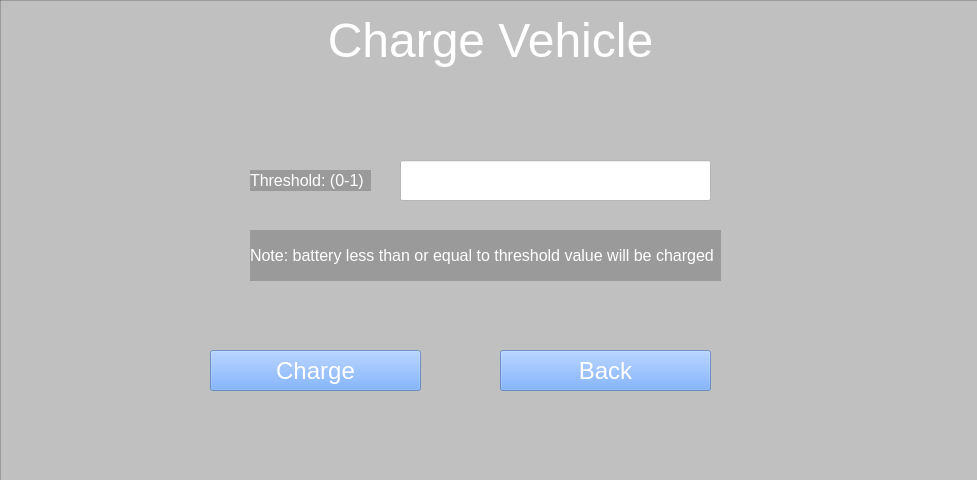
<?xml version="1.0" encoding="UTF-8"?>
<ui version="4.0">
 <class>MainWindowOperatorCharge</class>
 <widget class="QMainWindow" name="MainWindowOperatorCharge">
  <property name="geometry">
   <rect>
    <x>0</x>
    <y>0</y>
    <width>977</width>
    <height>480</height>
   </rect>
  </property>
  <property name="windowTitle">
   <string>E-Vehicle Share System</string>
  </property>
  <property name="windowIcon">
   <iconset>
    <normaloff>:/icon/Users/Calvin Pfob/Documents/guiDevelopment/icon.png</normaloff>:/icon/Users/Calvin Pfob/Documents/guiDevelopment/icon.png</iconset>
  </property>
  <property name="iconSize">
   <size>
    <width>25</width>
    <height>25</height>
   </size>
  </property>
  <widget class="QWidget" name="operatorChargePage">
   <widget class="QLabel" name="title">
    <property name="geometry">
     <rect>
      <x>0</x>
      <y>10</y>
      <width>981</width>
      <height>61</height>
     </rect>
    </property>
    <property name="font">
     <font>
      <family>Arial</family>
      <pointsize>48</pointsize>
     </font>
    </property>
    <property name="text">
     <string>&lt;html&gt;&lt;head/&gt;&lt;body&gt;&lt;p&gt;&lt;span style=&quot; font-size:36pt; color:#ffffff;&quot;&gt;Charge Vehicle&lt;/span&gt;&lt;/p&gt;&lt;/body&gt;&lt;/html&gt;</string>
    </property>
    <property name="alignment">
     <set>Qt::AlignCenter</set>
    </property>
   </widget>
   <widget class="QLabel" name="backgroundPicture">
    <property name="geometry">
     <rect>
      <x>0</x>
      <y>0</y>
      <width>981</width>
      <height>481</height>
     </rect>
    </property>
    <property name="styleSheet">
     <string notr="true">background-image: url(:/login/tier-mobility-2021-05-min.png);</string>
    </property>
    <property name="text">
     <string/>
    </property>
    <property name="pixmap">
     <pixmap resource="bg.qrc">:/login/tier-mobility-2021-05-min.png</pixmap>
    </property>
    <property name="scaledContents">
     <bool>true</bool>
    </property>
   </widget>
   <widget class="QFrame" name="backgroundFrame">
    <property name="geometry">
     <rect>
      <x>0</x>
      <y>0</y>
      <width>981</width>
      <height>481</height>
     </rect>
    </property>
    <property name="styleSheet">
     <string notr="true">background:rgba(0, 0, 0, 50)</string>
    </property>
    <property name="frameShape">
     <enum>QFrame::StyledPanel</enum>
    </property>
    <property name="frameShadow">
     <enum>QFrame::Raised</enum>
    </property>
    <widget class="QPushButton" name="chargeConfirmButton">
     <property name="geometry">
      <rect>
       <x>210</x>
       <y>350</y>
       <width>211</width>
       <height>41</height>
      </rect>
     </property>
     <property name="font">
      <font>
       <pointsize>18</pointsize>
      </font>
     </property>
     <property name="styleSheet">
      <string notr="true">background-color: rgba(85, 153, 255, 150); color: white</string>
     </property>
     <property name="text">
      <string>Charge</string>
     </property>
    </widget>
    <widget class="QLineEdit" name="thresholdEntry">
     <property name="geometry">
      <rect>
       <x>400</x>
       <y>160</y>
       <width>311</width>
       <height>41</height>
      </rect>
     </property>
     <property name="font">
      <font>
       <family>Arial</family>
       <pointsize>12</pointsize>
      </font>
     </property>
     <property name="styleSheet">
      <string notr="true">background-color:white</string>
     </property>
     <property name="text">
      <string/>
     </property>
    </widget>
    <widget class="QLabel" name="chargeDescriptionLabel">
     <property name="geometry">
      <rect>
       <x>250</x>
       <y>230</y>
       <width>471</width>
       <height>51</height>
      </rect>
     </property>
     <property name="font">
      <font>
       <family>Arial</family>
       <pointsize>12</pointsize>
      </font>
     </property>
     <property name="styleSheet">
      <string notr="true">color:rgb(255, 255, 255)</string>
     </property>
     <property name="text">
      <string>Note: battery less than or equal to threshold value will be charged</string>
     </property>
    </widget>
    <widget class="QLabel" name="thresholdLabel">
     <property name="geometry">
      <rect>
       <x>250</x>
       <y>170</y>
       <width>121</width>
       <height>21</height>
      </rect>
     </property>
     <property name="font">
      <font>
       <family>Arial</family>
       <pointsize>12</pointsize>
      </font>
     </property>
     <property name="styleSheet">
      <string notr="true">color:rgb(255, 255, 255)</string>
     </property>
     <property name="text">
      <string>Threshold: (0-1)</string>
     </property>
    </widget>
    <widget class="QPushButton" name="backButton">
     <property name="geometry">
      <rect>
       <x>500</x>
       <y>350</y>
       <width>211</width>
       <height>41</height>
      </rect>
     </property>
     <property name="font">
      <font>
       <pointsize>18</pointsize>
      </font>
     </property>
     <property name="styleSheet">
      <string notr="true">background-color: rgba(85, 153, 255, 150); color: white</string>
     </property>
     <property name="text">
      <string>Back</string>
     </property>
    </widget>
   </widget>
   <zorder>backgroundPicture</zorder>
   <zorder>backgroundFrame</zorder>
   <zorder>title</zorder>
  </widget>
 </widget>
 <resources>
  <include location="bg.qrc"/>
 </resources>
 <connections/>
</ui>
